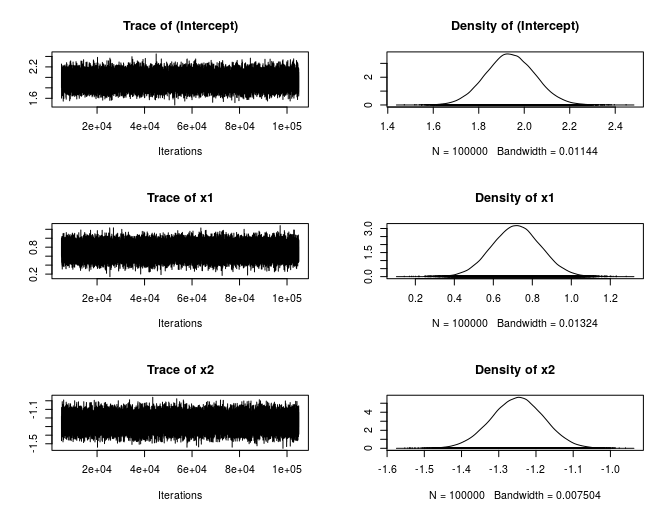

This figure's R source:
# From Bayesian Models for Astrophysical Data 
# by Hilbe, de Souza & Ishida, 2017, Cambridge Univ. Press

# Code 5.20 - Synthetic probit data and model generated in R

set.seed(135)
nobs <- 1:2000

x1 <- runif(nobs)
x2 <- 2*runif(nobs)

xb <- 2 + 0.75 * x1 - 1.25 * x2

exb <- pnorm(xb)                               # probit inverse link
py <- rbinom(nobs, size=1, prob=exb)

probdata <- data.frame(py, x1, x2)

# Code 5.21 - Probit model using R

library(MCMCpack)

mypL <- MCMCprobit(py ~ x1 + x2,
                   burnin = 5000,
                   mcmc = 100000,
                   data = probdata)

summary(mypL)
plot(mypL)
